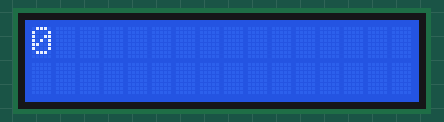
This sketch was run on a simulated Arduino Uno, built with avr-gcc and run on an emulated ATmega328P. Shown: 16×2 character LCD.

Above: at 0.1 s.
At 1.1 s:
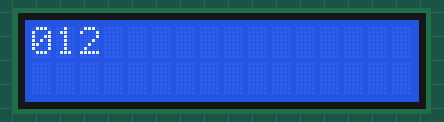
At 2.6 s:
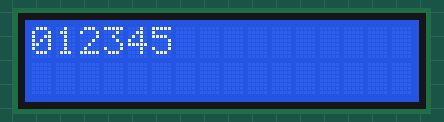
At 5.1 s:
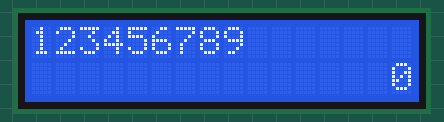
At 7.6 s:
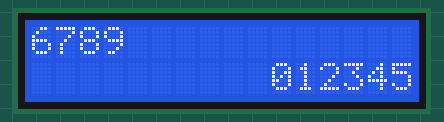
At 10.6 s:
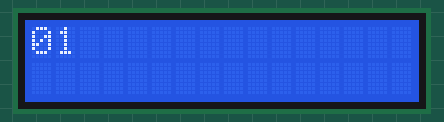

Measured:
- by itself, everything shown: repeats every 10.0 s, in 21 steps
- what the display in image 1 shows lasts 0.5 s, from 1.1 s to 1.6 s

The sketch:

AutomateRoll.ino
```cpp
#include <Wire.h>
#include "DFRobot_RGBLCD.h"

DFRobot_RGBLCD lcd(16,2);  //16 characters and 2 lines of show

void setup() {
    // initialize
    lcd.init();


    // extra

}

void loop() {
    // set the cursor to (0,0):
    lcd.setCursor(0, 0);
    // print from 0 to 9:
    for (int thisChar = 0; thisChar < 10; thisChar++){
        lcd.print(thisChar);
        delay(500);
    }

    // set the cursor to (16,1):
    lcd.setCursor(16,1);
    // set the show to automatically scroll:
    lcd.autoscroll();
    // print from 0 to 9:
    for (int thisChar = 0; thisChar < 10; thisChar++){
        lcd.print(thisChar);
        delay(500);
    }
    // turn off automatic scrolling
    lcd.noAutoscroll();

    // clear screen for the next loop:
    lcd.clear();
}
```
